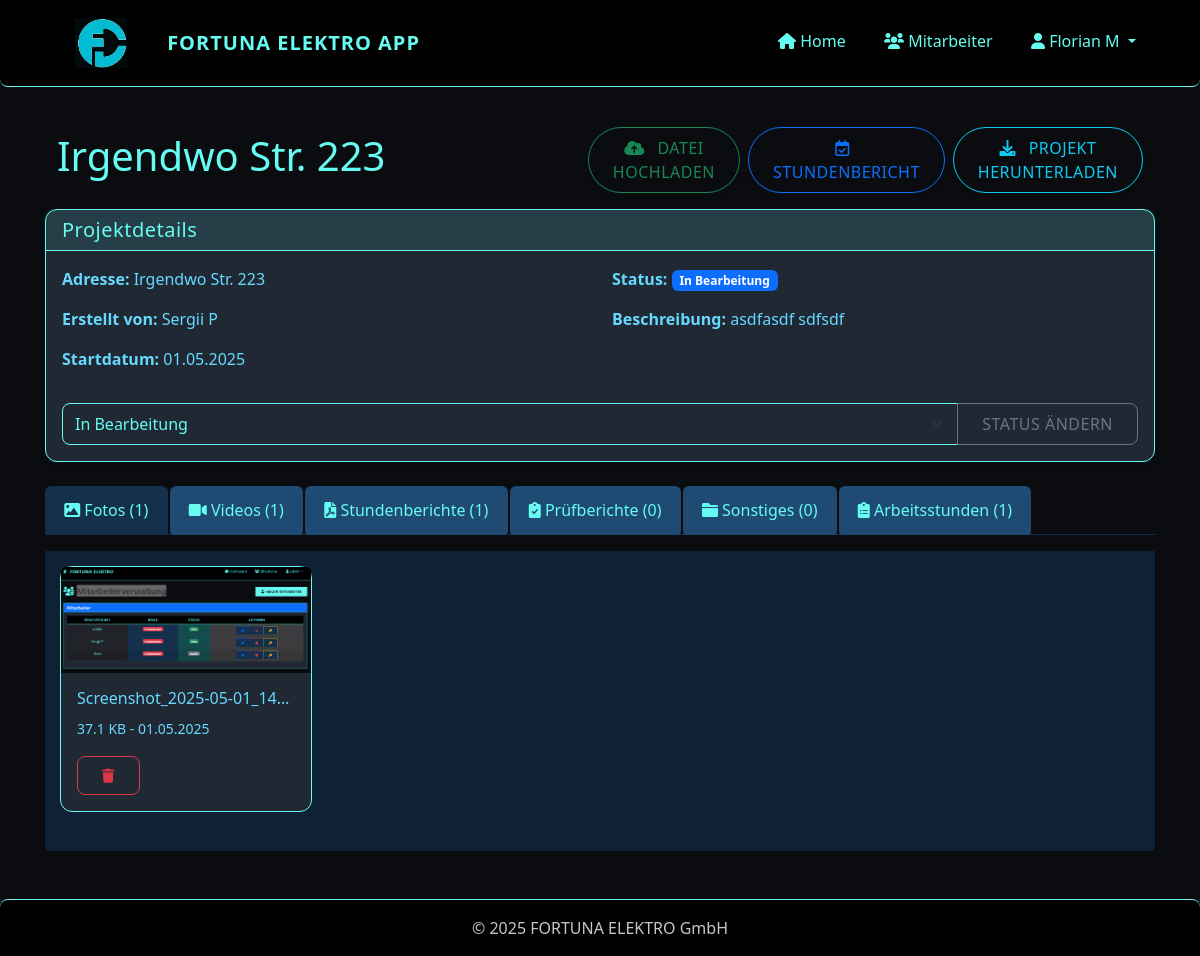
Screenshot of /project/1 (signed in) with the database file from the repository.
### app/models/user.py (models this page shows, shortened)
class User(UserMixin, db.Model):
    id = db.Column(db.Integer, primary_key=True)
    username = db.Column(db.String(64), unique=True, nullable=False)
    password_hash = db.Column(db.String(128), nullable=False)
    role = db.Column(db.String(20), nullable=False, default='installateur')  # 'admin' oder 'installateur'
    is_active = db.Column(db.Boolean, default=True)
    created_at = db.Column(db.DateTime, default=datetime.utcnow)
    projects = db.relationship('Project', backref='creator', lazy='dynamic')
    files = db.relationship('File', backref='uploader', lazy='dynamic')
    timesheets = db.relationship('Timesheet', backref='employee', lazy='dynamic')
    def is_admin(self):
        return self.role == 'admin'

### app/models/project.py (models this page shows, shortened)
class Project(db.Model):
    id = db.Column(db.Integer, primary_key=True)
    name = db.Column(db.String(128), nullable=False)  # Adresse als Projektname
    description = db.Column(db.Text)
    start_date = db.Column(db.DateTime, default=datetime.utcnow)
    end_date = db.Column(db.DateTime)
    status = db.Column(db.String(20), default='in_bearbeitung')  # 'in_bearbeitung', 'abgeschlossen', 'archiviert'
    creator_id = db.Column(db.Integer, db.ForeignKey('user.id'), nullable=False)
    files = db.relationship('File', backref='project', lazy='dynamic', cascade='all, delete-orphan')
    timesheets = db.relationship('Timesheet', backref='project', lazy='dynamic', cascade='all, delete-orphan')

### app/models/file.py (models this page shows, shortened)
class File(db.Model):
    id = db.Column(db.Integer, primary_key=True)
    filename = db.Column(db.String(128), nullable=False)
    original_filename = db.Column(db.String(128), nullable=False)
    file_type = db.Column(db.String(20), nullable=False)  # 'foto', 'video', 'stundenbericht', 'pruefbericht', 'sonstiges'
    file_path = db.Column(db.String(256), nullable=False)
    file_size = db.Column(db.Integer, nullable=False)
    upload_date = db.Column(db.DateTime, default=datetime.utcnow)
    project_id = db.Column(db.Integer, db.ForeignKey('project.id'), nullable=False)
    uploader_id = db.Column(db.Integer, db.ForeignKey('user.id'), nullable=False)

### app/routes/projects.py (the view)
@projects.route('/project/<int:project_id>')
@login_required
def view_project(project_id):
    project = Project.query.get_or_404(project_id)
    photos = project.files.filter_by(file_type='foto').all()
    videos = project.files.filter_by(file_type='video').all()
    timesheets = project.files.filter_by(file_type='stundenbericht').all()
    reports = project.files.filter_by(file_type='pruefbericht').all()
    other_files = project.files.filter_by(file_type='sonstiges').all()
    timesheets_data = project.timesheets.order_by(Timesheet.date.desc()).all()
    status_form = ProjectStatusForm()
    status_form.status.data = project.status
    return render_template(
        'projects/view.html',
        title=project.name,
        project=project,
        photos=photos,
        videos=videos,
        timesheets=timesheets,
        reports=reports,
        other_files=other_files,
        timesheets_data=timesheets_data,
        status_form=status_form
    )

### app/routes/projects.py
class ProjectStatusForm(FlaskForm):
    status = SelectField('Status', choices=[
        ('in_bearbeitung', 'In Bearbeitung'),
        ('archiviert', 'Archiviert')
    ], validators=[DataRequired()])
    submit = SubmitField('Status aktualisieren')

### app/models/user.py (called while the page is built)
@login_manager.user_loader
def load_user(id):
    return User.query.get(int(id))

### app/templates/projects/view.html (shortened to what this page needs)
{% extends "base.html" %}
{% block content %}
<div class="container-fluid py-3">
  <div class="row align-items-center">
    <div class="col-12 col-md-6 mb-3 mb-md-0">
      <h1 style="color: var(--accent)">{{ project.name }}</h1>
    </div>
    <div class="col-12 col-md-6">
        <div class="d-flex flex-column flex-sm-row gap-2 justify-content-start justify-content-md-end">
            <a href="{{ url_for('files.upload_file', project_id=project.id) }}" class="btn btn-outline-success rounded-pill shadow-sm px-4 py-2">
              <i class="fas fa-cloud-upload-alt me-2" ></i>
              <span>Datei hochladen</span>
            </a>
            <a href="{{ url_for('timesheets.new_timesheet', project_id=project.id) }}" class="btn btn-outline-primary rounded-pill shadow-sm px-4 py-2">
              <i class="far fa-calendar-check me-2" ></i>
              <span>Stundenbericht</span>
            </a>
            <a href="{{ url_for('files.download_project', project_id=project.id) }}" class="btn btn-outline-info rounded-pill shadow-sm px-4 py-2">
              <i class="fas fa-download me-2" ></i>
              <span>Projekt herunterladen</span>
            </a>
          </div>
    </div>
  </div>
</div>
<div class="card mb-4 shadow-sm">
    <div class="card-header">
        <h5 class="mb-0">Projektdetails</h5>
    </div>
    <div class="card-body">
        <div class="row">
            <div class="col-md-6">
                <p><strong>Adresse:</strong> {{ project.name }}</p>
                <p><strong>Erstellt von:</strong> {{ project.creator.username }}</p>
                <p><strong>Startdatum:</strong> {{ project.start_date.strftime('%d.%m.%Y') }}</p>
            </div>
            <div class="col-md-6">
                <p><strong>Status:</strong>
                    {% if project.status == 'in_bearbeitung' %}
                        <span class="badge bg-primary">In Bearbeitung</span>
                    {% elif project.status == 'archiviert' %}
                        <span class="badge bg-secondary">Archiviert</span>
                    {% endif %}
                </p>
                <p><strong>Beschreibung:</strong> {{ project.description or 'Keine Beschreibung' }}</p>
            </div>
        </div>
        <div class="mt-3">
            <form method="POST" action="{{ url_for('projects.update_status', project_id=project.id) }}">
                <div class="input-group">
                    {{ status_form.status(class="form-select") }}
                    <button type="submit" class="btn btn-outline-secondary">Status ändern</button>
                </div>
            </form>
        </div>
    </div>
</div>
<ul class="nav nav-tabs mb-3" id="projectTabs" role="tablist">
    <li class="nav-item" role="presentation">
        <button class="nav-link active" id="photos-tab" data-bs-toggle="tab" data-bs-target="#photos" type="button" role="tab">
            <i class="fas fa-image"></i> Fotos ({{ photos|length }})
        </button>
    </li>
    <li class="nav-item" role="presentation">
        <button class="nav-link" id="videos-tab" data-bs-toggle="tab" data-bs-target="#videos" type="button" role="tab">
            <i class="fas fa-video"></i> Videos ({{ videos|length }})
        </button>
    </li>
    <li class="nav-item" role="presentation">
        <button class="nav-link" id="timesheets-tab" data-bs-toggle="tab" data-bs-target="#timesheets" type="button" role="tab">
            <i class="fas fa-file-pdf"></i> Stundenberichte ({{ timesheets|length }})
        </button>
    </li>
    <li class="nav-item" role="presentation">
        <button class="nav-link" id="reports-tab" data-bs-toggle="tab" data-bs-target="#reports" type="button" role="tab">
            <i class="fas fa-clipboard-check"></i> Prüfberichte ({{ reports|length }})
        </button>
    </li>
    <li class="nav-item" role="presentation">
        <button class="nav-link" id="other-tab" data-bs-toggle="tab" data-bs-target="#other" type="button" role="tab">
            <i class="fas fa-folder"></i> Sonstiges ({{ other_files|length }})
        </button>
    </li>
    <li class="nav-item" role="presentation">
        <button class="nav-link" id="timesheet-data-tab" data-bs-toggle="tab" data-bs-target="#timesheet-data" type="button" role="tab">
            <i class="fas fa-clipboard-list"></i> Arbeitsstunden ({{ timesheets|length }})
        </button>
    </li>
</ul>
<div class="tab-content" id="projectTabsContent">
    <div class="tab-pane fade show active" id="photos" role="tabpanel">
        <div class="row">
            {% if photos %}
                {% for file in photos %}
                    <div class="col-md-4 col-lg-3 mb-4">
                        <div class="card h-100">
                            <a href="{{ url_for('files.view_file', filename=file.file_path) }}" target="_blank">
                                <img src="{{ url_for('files.view_file', filename=file.file_path) }}" class="card-img-top" alt="{{ file.original_filename }}">
                            </a>
                            <div class="card-body">
                                <h6 class="card-title text-truncate">{{ file.original_filename }}</h6>
                                <p class="card-text">
                                    <small class="text-muted">
                                        {{ (file.file_size / 1024)|round(1) }} KB -
                                        {{ file.upload_date.strftime('%d.%m.%Y') }}
                                    </small>
                                </p>
                                <a href="{{ url_for('files.delete_file', file_id=file.id) }}" class="btn btn-sm btn-outline-danger" onclick="return confirm('Wirklich löschen?')">
                                    <i class="fas fa-trash"></i>
                                </a>
                            </div>
                        </div>
                    </div>
                {% endfor %}
            {% else %}
                <div class="col-12">
                    <p class="text-muted">Keine Fotos vorhanden.</p>
                </div>
            {% endif %}
        </div>
    </div>
</div>
{% endblock %}

### app/templates/base.html (shortened to what this page needs)
<!DOCTYPE html>
<html lang="de">
<head>
    <link href="https://cdn.jsdelivr.net/npm/bootstrap@5.3.0/dist/css/bootstrap.min.css" rel="stylesheet">
    <link rel="stylesheet" href="https://cdnjs.cloudflare.com/ajax/libs/font-awesome/6.0.0/css/all.min.css">
    <link rel="stylesheet" href="{{ url_for('static', filename='css/style.css') }}">
</head>
<body>
<nav class="navbar navbar-expand-lg navbar-dark mb-4">
    <div class="container position-relative">
        <a class="navbar-brand d-flex align-items-center" href="{{ url_for('dashboard.index') }}">
            <img src="{{ url_for('static', filename='img/logo.jpg') }}" alt="Fortuna Elektro Logo"
                 style="height: 50px; width: auto; max-height: 90%; margin-right: 40px; margin-left: 30px;">
            <span style="color: var(--accent)">FORTUNA ELEKTRO APP</span>
        </a>
        <div class="collapse navbar-collapse" id="navbarNav">
            <ul class="navbar-nav ms-auto">
                {% if current_user.is_authenticated %}
                    <li class="nav-item">
                        <a class="nav-link" href="{{ url_for('dashboard.index') }}">
                            <i class="fas fa-home"></i> Home
                        </a>
                    </li>
                    {% if current_user.is_admin() %}
                        <li class="nav-item">
                            <a class="nav-link" href="{{ url_for('admin.list_users') }}">
                                <i class="fas fa-users"></i> Mitarbeiter
                            </a>
                        </li>
                    {% endif %}
                    <li class="nav-item dropdown">
                        <a class="nav-link dropdown-toggle" href="#" role="button" data-bs-toggle="dropdown">
                            <i class="fas fa-user"></i> {{ current_user.username }}
                        </a>
                    </li>
                {% else %}
                    <li class="nav-item">
                        <a class="nav-link" href="{{ url_for('auth.login') }}">
                            <i class="fas fa-sign-in-alt"></i> Anmelden
                        </a>
                    </li>
                {% endif %}
            </ul>
        </div>
    </div>
</nav>
    <div class="container mb-5">
        {% block content %}{% endblock %}
    </div>
    <footer class="footer mt-auto py-3">
        <div class="container text-center">
            <span class="text-muted">&copy; 2025 FORTUNA ELEKTRO GmbH</span>
        </div>
    </footer>
</body>
</html>

### app/templates/base.html (style rules this page uses)
:root { --primary: #0B0C10; --primary-light: #1F2833; --primary-dark: #000000; --accent: #66FCF1; --accent-light: #45A29E; --success: #45A29E; --danger: #FF3B3B; --warning: #FF8F00; --info: #66FCF1; --light-bg: #1F2833; --card-bg: #0B0C10; --text-dark: #FFFFFF; --text-muted: #C5C6C7; --border-radius-sm: 4px; --border-radius-md: 8px; --border-radius-lg: 12px; }
body { background-color: var(--primary); color: var(--text-white); min-height: 100vh; display: flex; flex-direction: column; max-width: 100%; overflow-x: hidden; }
.navbar { background-color: var(--primary-dark) !important; border-bottom: 1px solid var(--accent); padding: 0.8rem 1rem; border-radius: 0 0 var(--border-radius-md) var(--border-radius-md); }
.navbar-brand { color: var(--accent) !important; font-weight: 700; letter-spacing: 1px; display: flex; align-items: center; padding-left: 0 !important; }
.navbar-brand img { margin-right: 10px; height: 50px; width: auto; max-height: 90%; }
.nav-link { color: var(--accent) !important; position: relative; padding: 0.8rem 1.2rem !important; border-bottom: 3px solid transparent; transition: all 0.3s ease; border-radius: var(--border-radius-sm); }
.container { flex: 1; width: 100%; padding-left: 15px; padding-right: 15px; margin-left: auto; margin-right: auto; }
.footer { background-color: var(--primary-dark) !important; border-top: 1px solid var(--accent); margin-top: auto; padding: 1rem 0; border-radius: var(--border-radius-md) var(--border-radius-md) 0 0; }
.footer .text-muted { color: var(--text-muted) !important; }
.form-control, .form-select { background-color: var(--primary-light); border: 1px solid var(--accent); border-radius: var(--border-radius-md); color: var(--accent); }
.btn { border-radius: var(--border-radius-md); padding: 0.5rem 1.5rem; transition: all 0.3s ease; text-transform: uppercase; letter-spacing: 0.5px; font-weight: 500; }
.card { background-color: var(--primary-light); border: 1px solid var(--accent); border-radius: var(--border-radius-lg); }
.card-header { background-color: rgba(102, 252, 241, 0.1); border-bottom: 1px solid var(--accent); font-weight: 600; letter-spacing: 0.5px; color: var(--accent); border-radius: var(--border-radius-lg) var(--border-radius-lg) 0 0; }
.card-body, .card-body p, .card-body label, .card-body .form-text, .card-body small { color: #66d9ff !important; }

### app/templates/projects/view.html (style rules this page uses)
.nav-tabs .nav-link { color: #fff; background-color: #1e4a73; margin-right: 2px; border: none; }
.nav-tabs .nav-link.active { background-color: #14304d; color: var(--accent); border: none; }
.nav-tabs { border-bottom: 1px solid #14304d; }
.tab-content { background-color: #0e2135; color: #fff; padding: 15px; border-radius: 0 0 5px 5px; }
.card-body, .card-body p, .card-body label, .card-body .form-text, .card-body small { color: #66d9ff !important; }

### rows the page displays
User: username "Florian M"
Project: name "Irgendwo Str. 223", start_date "01.05.2025", description "asdfasdf sdfsdf", status "In Bearbeitung"
User: creator.username "Sergii P"
File: file_path+original_filename (picture), original_filename "Screenshot_2025-05-01_14…", (file.file_size/1024)|round(1) "37.1", upload_date "01.05.2025"

### other values shown
{{ photos|length }} "1"
{{ videos|length }} "1"
{{ timesheets|length }} "1"
{{ reports|length }} "0"
{{ other_files|length }} "0"
